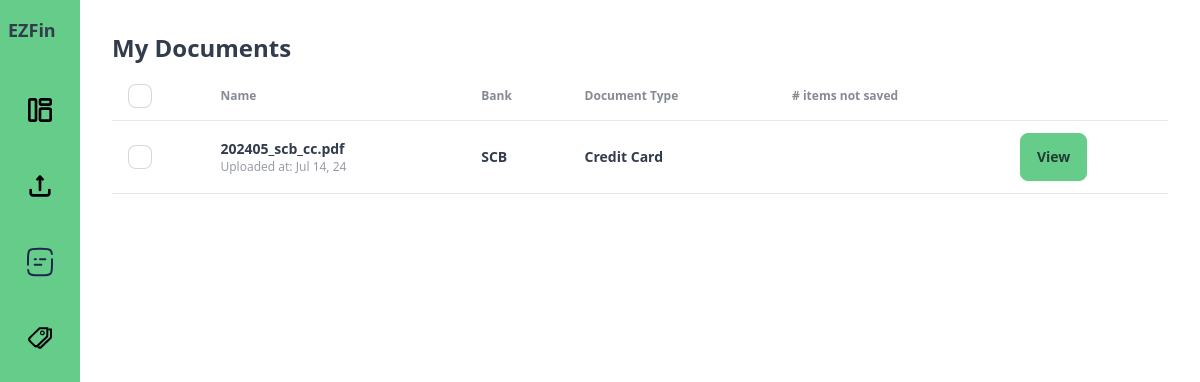
/upload_doc/my_docs/, run on the app's committed database.
### upload_doc/models.py (models this page shows, shortened)
class Document(models.Model):
    name = models.CharField(max_length=255, null=True, blank=True)
    date_uploaded = models.DateTimeField(auto_now_add=True)
    transaction_type = models.ForeignKey(
        TransactionType,
        on_delete=models.CASCADE,
        related_name="document",
        null=True,
        blank=True,
    )
    bank = models.ForeignKey(
        Bank,
        on_delete=models.CASCADE,
        related_name="document",
        null=True,
        blank=True,
    )
    balance_and_payment = models.OneToOneField(
        "BalanceAndPayment",
        on_delete=models.CASCADE,
        related_name="document",
        null=True,
        blank=True,
    )
    credit_card_summary = models.OneToOneField(
        "CreditCardSummary",
        on_delete=models.CASCADE,
        related_name="document",
        null=True,
        blank=True,
    )

class Bank(models.Model):
    name = models.CharField(max_length=100)

class TransactionType(models.Model):
    name = models.CharField(max_length=30)
    slug = models.SlugField(max_length=30, null=True, blank=True)

### upload_doc/views.py (the view)
# urls.py: path("my_docs/", views.my_docs, name="my_docs"),
def my_docs(request):
    documents = Document.objects.all()
    context = {"documents": documents}
    return render(request, "upload_doc/my_docs.html", context)

### theme/templates/upload_doc/my_docs.html (shortened to what this page needs)
{% extends "../dashboard/dashboard_base.html" %}
{% load static %}
{% block main %}
<section>
  <div>
    <header class="mb-2">
      <h2 class="text-2xl font-semibold">My Documents</h2>
    </header>
  </div>
  <div class="overflow-x-auto">
    <table class="table">
      <thead>
        <tr>
          <th>
            <label>
              <input type="checkbox" class="checkbox" />
            </label>
          </th>
          <th>Name</th>
          <th>Bank</th>
          <th>Document Type</th>
          <th># items not saved</th>
          <th></th>
        </tr>
      </thead>
      <tbody>
      {% for document in documents %}
          <tr>
            <td>
              <label>
                <input type="checkbox" class="checkbox" />
              </label>
            </td>
            <td>
              <div>
                <div class="font-bold">{{ document.name }}</div>
                <div class="text-xs opacity-50">Uploaded at: {{ document.date_uploaded|date:"M j, y"}}</div>
              </div>
            </td>
            <td>
              <div class="font-bold">{{ document.bank.name }}</div>
            </td>
            <td>
              <div class="font-bold">{{ document.transaction_type.name }}</div>
            </td>
            <td>
            </td>
            <td>
              <a href="{% url 'my_docs_detail' document.pk document.transaction_type.slug %}">
                <button class="btn btn-primary">View</button>
              </a>
            </td>
          </tr>
      {% endfor %}
      </tbody>
    </table>
  </div>
</section>
{% endblock %}

### data on the page
Document: name "202405_scb_cc.pdf", date_uploaded "Jul 14, 24", bank.name "SCB", transaction_type.name "Credit Card"
